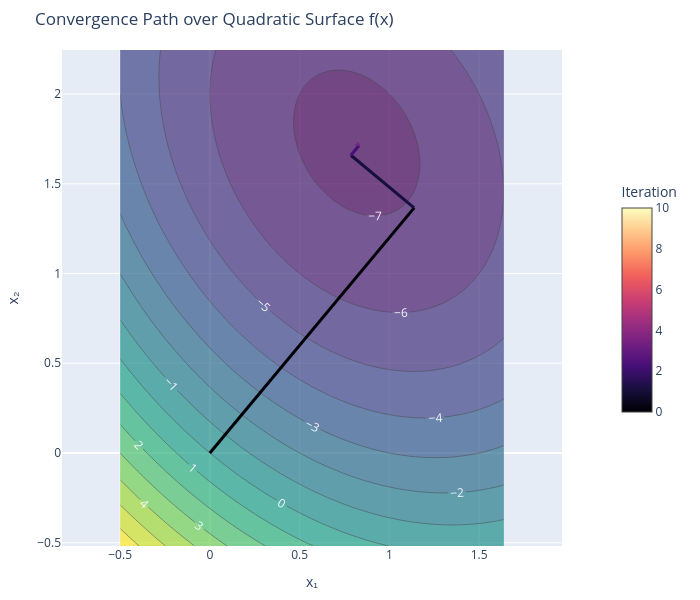

The notebook cell this image was saved under:
### Markdown cell above
### The Algorithm

If we code this mathematical intuition directly into Python, we get the Steepest Descent algorithm.

Let's test it on a sample quadratic surface. Notice the *zig-zag* path the Steepest Descent algorithm takes. It frantically zig-zags back and forth across the ravine! Why? Because taking the steepest path down often forces the next step to partially *undo* the progress of the previous step. In an $n$-dimensional space, this inefficiency becomes catastrophic.

### Code cell
A = np.array([[4, 1], [1, 3]])
b = np.array([5, 6])
x0 = np.array([0., 0.])

# Calculate Steepest Descent
x_final, iterations = exe.steepest_descent(A, b, x0, track_history=True)

# Visualize the path over the purely quadratic surface
fig = exe.visualize_convergence_2d(A, b, iterations, surface_type='quadratic')
fig.show()

### Figure 1 — Plotly figure (JSON) as saved in the notebook; plotly's stock layout.template omitted (floating-point values rounded to 4 significant figures; data arrays with more than 128 entries replaced by an {"elided": "..."} marker saying what was removed)
{"data": [{"colorscale": [[0, "#440154"], [0.1111, "#482878"], [0.2222, "#3e4989"], [0.3333, "#31688e"], [0.4444, "#26828e"], [0.5556, "#1f9e89"], [0.6667, "#35b779"], [0.7778, "#6ece58"], [0.8889, "#b5de2b"], [1, "#fde725"]], "contours": {"labelfont": {"color": "white", "size": 12}, "showlabels": true}, "opacity": 0.7, "showscale": false, "type": "contour", "x": [-0.5, -0.4784, -0.4568, -0.4352, -0.4136, -0.392, -0.3704, -0.3488, -0.3272, -0.3056, -0.284, -0.2624, -0.2408, -0.2192, -0.1976, -0.1761, -0.1545, -0.1329, -0.1113, -0.08967, -0.06807, -0.04647, -0.02488, -0.003279, 0.01832, 0.03991, 0.06151, 0.08311, 0.1047, 0.1263, 0.1479, 0.1695, 0.1911, 0.2127, 0.2343, 0.2559, 0.2775, 0.2991, 0.3207, 0.3423, 0.3639, 0.3855, 0.4071, 0.4287, 0.4502, 0.4718, 0.4934, 0.515, 0.5366, 0.5582, 0.5798, 0.6014, 0.623, 0.6446, 0.6662, 0.6878, 0.7094, 0.731, 0.7526, 0.7742, 0.7958, 0.8174, 0.839, 0.8606, 0.8822, 0.9038, 0.9254, 0.947, 0.9686, 0.9902, 1.012, 1.033, 1.055, 1.077, 1.098, 1.12, 1.141, 1.163, 1.185, 1.206, 1.228, 1.249, 1.271, 1.293, 1.314, 1.336, 1.357, 1.379, 1.4, 1.422, 1.444, 1.465, 1.487, 1.508, 1.53, 1.552, 1.573, 1.595, 1.616, 1.638], "y": [-0.5182, -0.4903, -0.4624, -0.4344, -0.4065, -0.3786, -0.3507, -0.3228, -0.2949, -0.2669, -0.239, -0.2111, -0.1832, -0.1553, -0.1274, -0.09945, -0.07153, -0.04362, -0.0157, 0.01221, 0.04013, 0.06804, 0.09596, 0.1239, 0.1518, 0.1797, 0.2076, 0.2355, 0.2635, 0.2914, 0.3193, 0.3472, 0.3751, 0.403, 0.4309, 0.4589, 0.4868, 0.5147, 0.5426, 0.5705, 0.5984, 0.6264, 0.6543, 0.6822, 0.7101, 0.738, 0.7659, 0.7938, 0.8218, 0.8497, 0.8776, 0.9055, 0.9334, 0.9613, 0.9893, 1.017, 1.045, 1.073, 1.101, 1.129, 1.157, 1.185, 1.213, 1.24, 1.268, 1.296, 1.324, 1.352, 1.38, 1.408, 1.436, 1.464, 1.492, 1.52, 1.548, 1.575, 1.603, 1.631, 1.659, 1.687, 1.715, 1.743, 1.771, 1.799, 1.827, 1.855, 1.883, 1.91, 1.938, 1.966, 1.994, 2.022, 2.05, 2.078, 2.106, 2.134, 2.162, 2.19, 2.218, 2.245], "z": {"elided": "100x100 float values"}}, {"line": {"color": "rgb(0, 0, 4)", "width": 3}, "mode": "lines", "showlegend": false, "type": "scatter", "x": [0.0, 1.138], "y": [0.0, 1.366]}, {"line": {"color": "rgb(24, 15, 61)", "width": 3}, "mode": "lines", "showlegend": false, "type": "scatter", "x": [1.138, 0.7859], "y": [1.366, 1.659]}, {"line": {"color": "rgb(68, 15, 118)", "width": 3}, "mode": "lines", "showlegend": false, "type": "scatter", "x": [0.7859, 0.8308], "y": [1.659, 1.713]}, {"line": {"color": "rgb(114, 31, 129)", "width": 3}, "mode": "lines", "showlegend": false, "type": "scatter", "x": [0.8308, 0.8169], "y": [1.713, 1.725]}, {"line": {"color": "rgb(158, 47, 127)", "width": 3}, "mode": "lines", "showlegend": false, "type": "scatter", "x": [0.8169, 0.8187], "y": [1.725, 1.727]}, {"line": {"color": "rgb(205, 64, 113)", "width": 3}, "mode": "lines", "showlegend": false, "type": "scatter", "x": [0.8187, 0.8181], "y": [1.727, 1.727]}, {"line": {"color": "rgb(241, 96, 93)", "width": 3}, "mode": "lines", "showlegend": false, "type": "scatter", "x": [0.8181, 0.8182], "y": [1.727, 1.727]}, {"line": {"color": "rgb(253, 150, 104)", "width": 3}, "mode": "lines", "showlegend": false, "type": "scatter", "x": [0.8182, 0.8182], "y": [1.727, 1.727]}, {"line": {"color": "rgb(254, 202, 141)", "width": 3}, "mode": "lines", "showlegend": false, "type": "scatter", "x": [0.8182, 0.8182], "y": [1.727, 1.727]}, {"line": {"color": "rgb(252, 253, 191)", "width": 3}, "mode": "lines", "showlegend": false, "type": "scatter", "x": [0.8182, 0.8182], "y": [1.727, 1.727]}, {"marker": {"color": [0, 10], "colorbar": {"len": 0.5, "title": {"text": "Iteration"}, "x": 1.1, "y": 0.5}, "colorscale": [[0, "#000004"], [0.1111, "#180f3d"], [0.2222, "#440f76"], [0.3333, "#721f81"], [0.4444, "#9e2f7f"], [0.5556, "#cd4071"], [0.6667, "#f1605d"], [0.7778, "#fd9668"], [0.8889, "#feca8d"], [1, "#fcfdbf"]], "showscale": true, "size": 0}, "mode": "markers", "showlegend": false, "type": "scatter", "x": [null], "y": [null]}], "layout": {"height": 600, "margin": {"b": 20, "l": 20, "r": 20, "t": 50}, "title": {"text": "Convergence Path over Quadratic Surface f(x)"}, "width": 700, "xaxis": {"title": {"text": "x₁"}}, "yaxis": {"scaleanchor": "x", "scaleratio": 1, "title": {"text": "x₂"}}}}
